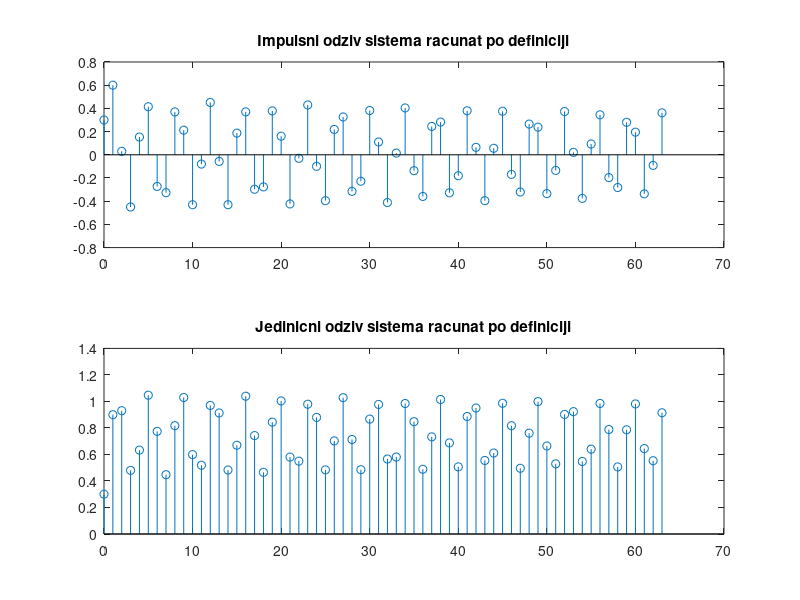
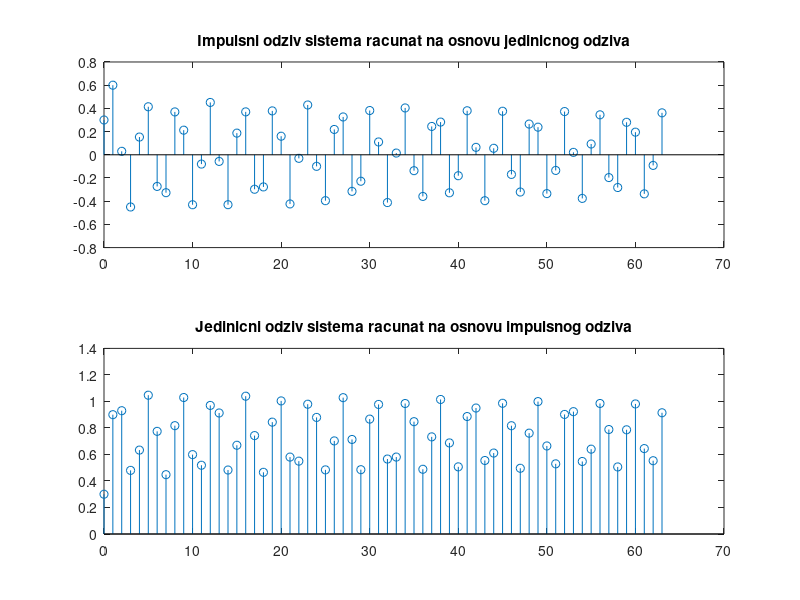
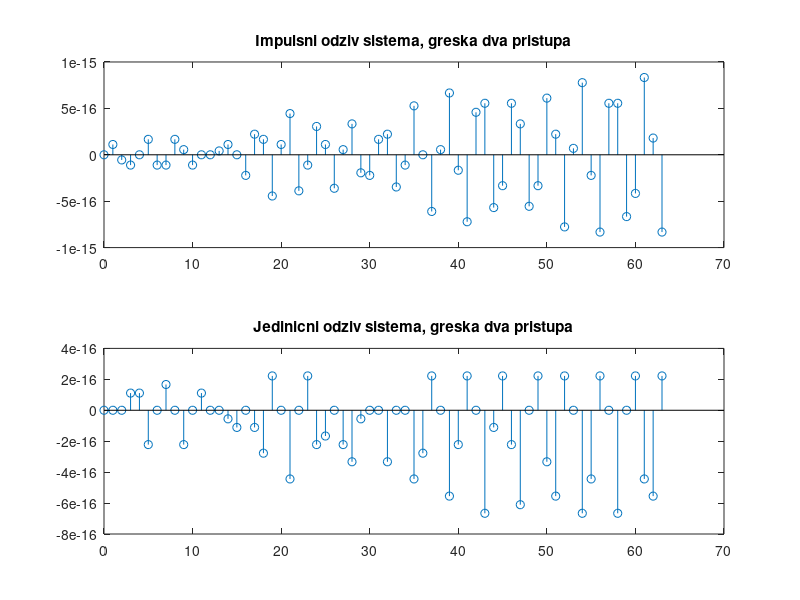

MATLAB code for these plots, in order:
%operatorski polinomi b i a
%r = 0.95;
%theta = pi/10;
b = [0.3 0.6 0.3];
%a = [1 -2*r*cos(theta) r^2];
a = [1 0 0.9 -0.3];
%definisanje delta impulsa i hevisajdnove funkcije u trajanju od 100 odbiraka
n = 0 : 63;
delta_impuls = [1 zeros(1, 63)];
hevisajdova_fja = [ones(1, 64)];
%odredjivanje impulsnog odziva LVN DS numerickim putem
g = filter (b, a, delta_impuls);
%odredjivanje jedinicnog odziva LVN DS numerickim putem
i = filter (b, a, hevisajdova_fja);
%crtanje impulsnog i jedinicnog odziva
subplot (2, 1, 1), stem (n, g), title ('Impulsni odziv sistema racunat po definiciji');
subplot (2, 1, 2), stem (n, i), title ('Jedinicni odziv sistema racunat po definiciji');
%racunanje impulsnog odziva na osnovu jedinicnog odziva
i_pom = [0 i(1:63)];
g1 = i-i_pom;
%racunanje jedinicnog odziva na osnovu impulsnog odziva
i1 = 0;
for k = 1 : 64
    g_pom = [zeros(1,k-1) g(1:64-k+1)];
    i1=i1 + g_pom;
end
%crtanje impulsnog i jedinicnog odziva
figure
subplot (2, 1, 1), stem (n, g1), title ('Impulsni odziv sistema racunat na osnovu jedinicnog odziva');
subplot (2, 1, 2), stem (n, i1), title ('Jedinicni odziv sistema racunat na osnovu impulsnog odziva');
%racunanje greske 
g_delta = g - g1;
i_delta = i - i1;
%crtanje greske
figure
subplot (2, 1, 1), stem (n, g_delta), title ('Impulsni odziv sistema, greska dva pristupa');
subplot (2, 1, 2), stem (n, i_delta), title ('Jedinicni odziv sistema, greska dva pristupa');
